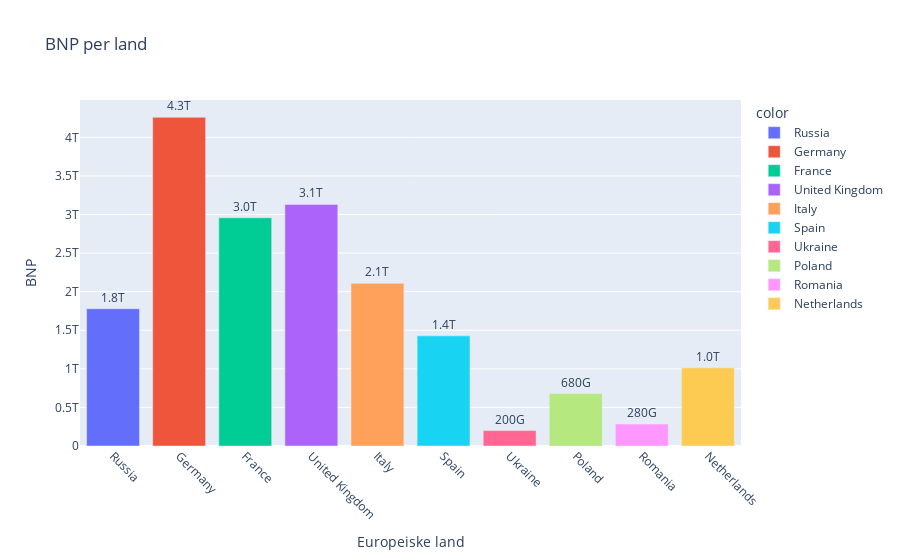

Write notebook code for a chart like this one.
### Code cell
fig = px.bar(x=names,y=gdp_values,text=gdp_values,color=names,labels={"x": "Europeiske land", "y": "BNP "}, title="BNP per land")
fig.update_traces(
    texttemplate='%{text:.2s}',
    textposition='outside'
)
fig.update_layout(
    uniformtext_minsize =8,
)
fig.update_layout(xaxis_tickangle = 45)

fig

### Figure 1 — Plotly figure (JSON) as saved in the notebook; plotly's stock layout.template omitted (floating-point values rounded to 4 significant figures)
{"data": [{"alignmentgroup": "True", "hovertemplate": "color=Russia<br>Europeiske land=%{x}<br>BNP =%{y}<br>text=%{text}<extra></extra>", "legendgroup": "Russia", "marker": {"color": "#636efa", "pattern": {"shape": ""}}, "name": "Russia", "offsetgroup": "Russia", "orientation": "v", "showlegend": true, "text": [1779000000000.0], "textposition": "outside", "texttemplate": "%{text:.2s}", "type": "bar", "x": ["Russia"], "xaxis": "x", "y": [1778782570000], "yaxis": "y"}, {"alignmentgroup": "True", "hovertemplate": "color=Germany<br>Europeiske land=%{x}<br>BNP =%{y}<br>text=%{text}<extra></extra>", "legendgroup": "Germany", "marker": {"color": "#EF553B", "pattern": {"shape": ""}}, "name": "Germany", "offsetgroup": "Germany", "orientation": "v", "showlegend": true, "text": [4260000000000.0], "textposition": "outside", "texttemplate": "%{text:.2s}", "type": "bar", "x": ["Germany"], "xaxis": "x", "y": [4259934900000], "yaxis": "y"}, {"alignmentgroup": "True", "hovertemplate": "color=France<br>Europeiske land=%{x}<br>BNP =%{y}<br>text=%{text}<extra></extra>", "legendgroup": "France", "marker": {"color": "#00cc96", "pattern": {"shape": ""}}, "name": "France", "offsetgroup": "France", "orientation": "v", "showlegend": true, "text": [2958000000000.0], "textposition": "outside", "texttemplate": "%{text:.2s}", "type": "bar", "x": ["France"], "xaxis": "x", "y": [2957879800000], "yaxis": "y"}, {"alignmentgroup": "True", "hovertemplate": "color=United Kingdom<br>Europeiske land=%{x}<br>BNP =%{y}<br>text=%{text}<extra></extra>", "legendgroup": "United Kingdom", "marker": {"color": "#ab63fa", "pattern": {"shape": ""}}, "name": "United Kingdom", "offsetgroup": "United Kingdom", "orientation": "v", "showlegend": true, "text": [3131000000000.0], "textposition": "outside", "texttemplate": "%{text:.2s}", "type": "bar", "x": ["United Kingdom"], "xaxis": "x", "y": [3131377710000], "yaxis": "y"}, {"alignmentgroup": "True", "hovertemplate": "color=Italy<br>Europeiske land=%{x}<br>BNP =%{y}<br>text=%{text}<extra></extra>", "legendgroup": "Italy", "marker": {"color": "#FFA15A", "pattern": {"shape": ""}}, "name": "Italy", "offsetgroup": "Italy", "orientation": "v", "showlegend": true, "text": [2108000000000.0], "textposition": "outside", "texttemplate": "%{text:.2s}", "type": "bar", "x": ["Italy"], "xaxis": "x", "y": [2107702900000], "yaxis": "y"}, {"alignmentgroup": "True", "hovertemplate": "color=Spain<br>Europeiske land=%{x}<br>BNP =%{y}<br>text=%{text}<extra></extra>", "legendgroup": "Spain", "marker": {"color": "#19d3f3", "pattern": {"shape": ""}}, "name": "Spain", "offsetgroup": "Spain", "orientation": "v", "showlegend": true, "text": [1427000000000.0], "textposition": "outside", "texttemplate": "%{text:.2s}", "type": "bar", "x": ["Spain"], "xaxis": "x", "y": [1427380630000], "yaxis": "y"}, {"alignmentgroup": "True", "hovertemplate": "color=Ukraine<br>Europeiske land=%{x}<br>BNP =%{y}<br>text=%{text}<extra></extra>", "legendgroup": "Ukraine", "marker": {"color": "#FF6692", "pattern": {"shape": ""}}, "name": "Ukraine", "offsetgroup": "Ukraine", "orientation": "v", "showlegend": true, "text": [200100000000.0], "textposition": "outside", "texttemplate": "%{text:.2s}", "type": "bar", "x": ["Ukraine"], "xaxis": "x", "y": [200085537000], "yaxis": "y"}, {"alignmentgroup": "True", "hovertemplate": "color=Poland<br>Europeiske land=%{x}<br>BNP =%{y}<br>text=%{text}<extra></extra>", "legendgroup": "Poland", "marker": {"color": "#B6E880", "pattern": {"shape": ""}}, "name": "Poland", "offsetgroup": "Poland", "orientation": "v", "showlegend": true, "text": [679400000000.0], "textposition": "outside", "texttemplate": "%{text:.2s}", "type": "bar", "x": ["Poland"], "xaxis": "x", "y": [679444810000], "yaxis": "y"}, {"alignmentgroup": "True", "hovertemplate": "color=Romania<br>Europeiske land=%{x}<br>BNP =%{y}<br>text=%{text}<extra></extra>", "legendgroup": "Romania", "marker": {"color": "#FF97FF", "pattern": {"shape": ""}}, "name": "Romania", "offsetgroup": "Romania", "orientation": "v", "showlegend": true, "text": [284100000000.0], "textposition": "outside", "texttemplate": "%{text:.2s}", "type": "bar", "x": ["Romania"], "xaxis": "x", "y": [284087550000], "yaxis": "y"}, {"alignmentgroup": "True", "hovertemplate": "color=Netherlands<br>Europeiske land=%{x}<br>BNP =%{y}<br>text=%{text}<extra></extra>", "legendgroup": "Netherlands", "marker": {"color": "#FECB52", "pattern": {"shape": ""}}, "name": "Netherlands", "offsetgroup": "Netherlands", "orientation": "v", "showlegend": true, "text": [1013000000000.0], "textposition": "outside", "texttemplate": "%{text:.2s}", "type": "bar", "x": ["Netherlands"], "xaxis": "x", "y": [1012846760000], "yaxis": "y"}], "layout": {"barmode": "relative", "legend": {"title": {"text": "color"}, "tracegroupgap": 0}, "title": {"text": "BNP per land"}, "uniformtext": {"minsize": 8}, "xaxis": {"anchor": "y", "domain": [0.0, 1.0], "tickangle": 45, "title": {"text": "Europeiske land"}}, "yaxis": {"anchor": "x", "domain": [0.0, 1.0], "title": {"text": "BNP "}}}}
